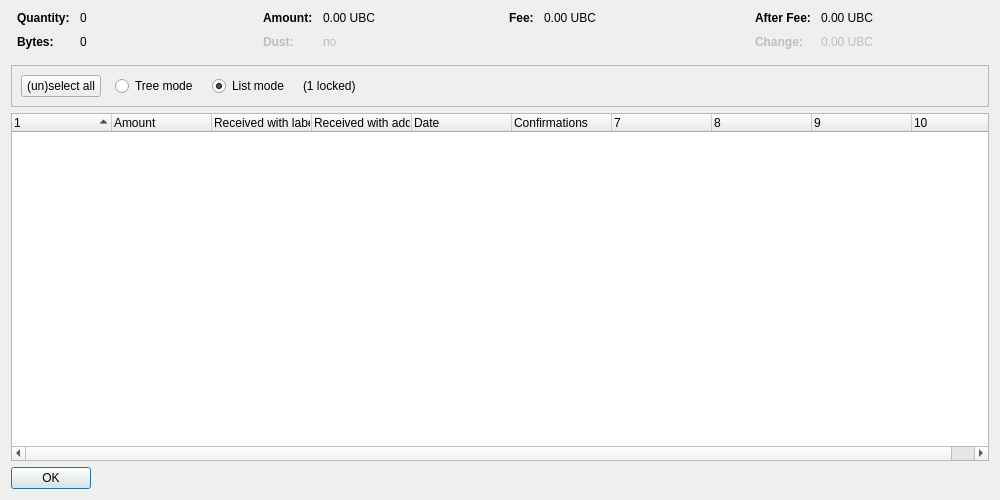
<?xml version="1.0" encoding="UTF-8"?>
<ui version="4.0">
 <class>CoinControlDialog</class>
 <widget class="QDialog" name="CoinControlDialog">
  <property name="geometry">
   <rect>
    <x>0</x>
    <y>0</y>
    <width>1000</width>
    <height>500</height>
   </rect>
  </property>
  <property name="windowTitle">
   <string>Coin Selection</string>
  </property>
  <layout class="QVBoxLayout" name="verticalLayout">
   <item>
    <layout class="QHBoxLayout" name="horizontalLayoutTop" stretch="0,0,0,0">
     <property name="topMargin">
      <number>0</number>
     </property>
     <property name="bottomMargin">
      <number>10</number>
     </property>
     <item>
      <layout class="QFormLayout" name="formLayoutCoinControl1">
       <property name="horizontalSpacing">
        <number>10</number>
       </property>
       <property name="verticalSpacing">
        <number>10</number>
       </property>
       <property name="leftMargin">
        <number>6</number>
       </property>
       <property name="rightMargin">
        <number>6</number>
       </property>
       <item row="0" column="0">
        <widget class="QLabel" name="labelCoinControlQuantityText">
         <property name="font">
          <font>
           <weight>75</weight>
           <bold>true</bold>
          </font>
         </property>
         <property name="text">
          <string>Quantity:</string>
         </property>
        </widget>
       </item>
       <item row="0" column="1">
        <widget class="QLabel" name="labelCoinControlQuantity">
         <property name="cursor">
          <cursorShape>IBeamCursor</cursorShape>
         </property>
         <property name="contextMenuPolicy">
          <enum>Qt::ActionsContextMenu</enum>
         </property>
         <property name="text">
          <string notr="true">0</string>
         </property>
         <property name="textInteractionFlags">
          <set>Qt::LinksAccessibleByMouse|Qt::TextSelectableByKeyboard|Qt::TextSelectableByMouse</set>
         </property>
        </widget>
       </item>
       <item row="1" column="0">
        <widget class="QLabel" name="labelCoinControlBytesText">
         <property name="font">
          <font>
           <weight>75</weight>
           <bold>true</bold>
          </font>
         </property>
         <property name="text">
          <string>Bytes:</string>
         </property>
        </widget>
       </item>
       <item row="1" column="1">
        <widget class="QLabel" name="labelCoinControlBytes">
         <property name="cursor">
          <cursorShape>IBeamCursor</cursorShape>
         </property>
         <property name="contextMenuPolicy">
          <enum>Qt::ActionsContextMenu</enum>
         </property>
         <property name="text">
          <string notr="true">0</string>
         </property>
         <property name="textInteractionFlags">
          <set>Qt::LinksAccessibleByMouse|Qt::TextSelectableByKeyboard|Qt::TextSelectableByMouse</set>
         </property>
        </widget>
       </item>
      </layout>
     </item>
     <item>
      <layout class="QFormLayout" name="formLayoutCoinControl2">
       <property name="horizontalSpacing">
        <number>10</number>
       </property>
       <property name="verticalSpacing">
        <number>10</number>
       </property>
       <property name="leftMargin">
        <number>6</number>
       </property>
       <property name="rightMargin">
        <number>6</number>
       </property>
       <item row="0" column="0">
        <widget class="QLabel" name="labelCoinControlAmountText">
         <property name="font">
          <font>
           <weight>75</weight>
           <bold>true</bold>
          </font>
         </property>
         <property name="text">
          <string>Amount:</string>
         </property>
        </widget>
       </item>
       <item row="0" column="1">
        <widget class="QLabel" name="labelCoinControlAmount">
         <property name="cursor">
          <cursorShape>IBeamCursor</cursorShape>
         </property>
         <property name="contextMenuPolicy">
          <enum>Qt::ActionsContextMenu</enum>
         </property>
         <property name="text">
          <string notr="true">0.00 UBC</string>
         </property>
         <property name="textInteractionFlags">
          <set>Qt::LinksAccessibleByMouse|Qt::TextSelectableByKeyboard|Qt::TextSelectableByMouse</set>
         </property>
        </widget>
       </item>
       <item row="1" column="0">
        <widget class="QLabel" name="labelCoinControlLowOutputText">
         <property name="enabled">
          <bool>false</bool>
         </property>
         <property name="font">
          <font>
           <weight>75</weight>
           <bold>true</bold>
          </font>
         </property>
         <property name="text">
          <string>Dust:</string>
         </property>
        </widget>
       </item>
       <item row="1" column="1">
        <widget class="QLabel" name="labelCoinControlLowOutput">
         <property name="enabled">
          <bool>false</bool>
         </property>
         <property name="cursor">
          <cursorShape>IBeamCursor</cursorShape>
         </property>
         <property name="contextMenuPolicy">
          <enum>Qt::ActionsContextMenu</enum>
         </property>
         <property name="text">
          <string notr="true">no</string>
         </property>
         <property name="textInteractionFlags">
          <set>Qt::LinksAccessibleByMouse|Qt::TextSelectableByKeyboard|Qt::TextSelectableByMouse</set>
         </property>
        </widget>
       </item>
      </layout>
     </item>
     <item>
      <layout class="QFormLayout" name="formLayoutCoinControl3">
       <property name="horizontalSpacing">
        <number>10</number>
       </property>
       <property name="verticalSpacing">
        <number>10</number>
       </property>
       <property name="leftMargin">
        <number>6</number>
       </property>
       <property name="rightMargin">
        <number>6</number>
       </property>
       <item row="0" column="0">
        <widget class="QLabel" name="labelCoinControlFeeText">
         <property name="font">
          <font>
           <weight>75</weight>
           <bold>true</bold>
          </font>
         </property>
         <property name="text">
          <string>Fee:</string>
         </property>
        </widget>
       </item>
       <item row="0" column="1">
        <widget class="QLabel" name="labelCoinControlFee">
         <property name="cursor">
          <cursorShape>IBeamCursor</cursorShape>
         </property>
         <property name="contextMenuPolicy">
          <enum>Qt::ActionsContextMenu</enum>
         </property>
         <property name="text">
          <string notr="true">0.00 UBC</string>
         </property>
         <property name="textInteractionFlags">
          <set>Qt::LinksAccessibleByMouse|Qt::TextSelectableByKeyboard|Qt::TextSelectableByMouse</set>
         </property>
        </widget>
       </item>
      </layout>
     </item>
     <item>
      <layout class="QFormLayout" name="formLayoutCoinControl4">
       <property name="horizontalSpacing">
        <number>10</number>
       </property>
       <property name="verticalSpacing">
        <number>10</number>
       </property>
       <property name="leftMargin">
        <number>6</number>
       </property>
       <property name="rightMargin">
        <number>6</number>
       </property>
       <item row="0" column="0">
        <widget class="QLabel" name="labelCoinControlAfterFeeText">
         <property name="font">
          <font>
           <weight>75</weight>
           <bold>true</bold>
          </font>
         </property>
         <property name="text">
          <string>After Fee:</string>
         </property>
        </widget>
       </item>
       <item row="0" column="1">
        <widget class="QLabel" name="labelCoinControlAfterFee">
         <property name="cursor">
          <cursorShape>IBeamCursor</cursorShape>
         </property>
         <property name="contextMenuPolicy">
          <enum>Qt::ActionsContextMenu</enum>
         </property>
         <property name="text">
          <string notr="true">0.00 UBC</string>
         </property>
         <property name="textInteractionFlags">
          <set>Qt::LinksAccessibleByMouse|Qt::TextSelectableByKeyboard|Qt::TextSelectableByMouse</set>
         </property>
        </widget>
       </item>
       <item row="1" column="0">
        <widget class="QLabel" name="labelCoinControlChangeText">
         <property name="enabled">
          <bool>false</bool>
         </property>
         <property name="font">
          <font>
           <weight>75</weight>
           <bold>true</bold>
          </font>
         </property>
         <property name="text">
          <string>Change:</string>
         </property>
        </widget>
       </item>
       <item row="1" column="1">
        <widget class="QLabel" name="labelCoinControlChange">
         <property name="enabled">
          <bool>false</bool>
         </property>
         <property name="cursor">
          <cursorShape>IBeamCursor</cursorShape>
         </property>
         <property name="contextMenuPolicy">
          <enum>Qt::ActionsContextMenu</enum>
         </property>
         <property name="text">
          <string notr="true">0.00 UBC</string>
         </property>
         <property name="textInteractionFlags">
          <set>Qt::LinksAccessibleByMouse|Qt::TextSelectableByKeyboard|Qt::TextSelectableByMouse</set>
         </property>
        </widget>
       </item>
      </layout>
     </item>
    </layout>
   </item>
   <item>
    <widget class="QFrame" name="frame">
     <property name="minimumSize">
      <size>
       <width>0</width>
       <height>40</height>
      </size>
     </property>
     <property name="frameShape">
      <enum>QFrame::StyledPanel</enum>
     </property>
     <property name="frameShadow">
      <enum>QFrame::Sunken</enum>
     </property>
     <layout class="QHBoxLayout" name="horizontalLayout">
      <item>
       <layout class="QHBoxLayout" name="horizontalLayoutPanel" stretch="0,0,0,0,0">
        <property name="spacing">
         <number>14</number>
        </property>
        <item>
         <widget class="QPushButton" name="pushButtonSelectAll">
          <property name="sizePolicy">
           <sizepolicy hsizetype="Maximum" vsizetype="Fixed">
            <horstretch>0</horstretch>
            <verstretch>0</verstretch>
           </sizepolicy>
          </property>
          <property name="text">
           <string>(un)select all</string>
          </property>
          <property name="autoDefault">
           <bool>false</bool>
          </property>
         </widget>
        </item>
        <item>
         <widget class="QRadioButton" name="radioTreeMode">
          <property name="sizePolicy">
           <sizepolicy hsizetype="Maximum" vsizetype="Fixed">
            <horstretch>0</horstretch>
            <verstretch>0</verstretch>
           </sizepolicy>
          </property>
          <property name="text">
           <string>Tree mode</string>
          </property>
         </widget>
        </item>
        <item>
         <widget class="QRadioButton" name="radioListMode">
          <property name="sizePolicy">
           <sizepolicy hsizetype="Maximum" vsizetype="Fixed">
            <horstretch>0</horstretch>
            <verstretch>0</verstretch>
           </sizepolicy>
          </property>
          <property name="text">
           <string>List mode</string>
          </property>
          <property name="checked">
           <bool>true</bool>
          </property>
         </widget>
        </item>
        <item>
         <widget class="QLabel" name="labelLocked">
          <property name="text">
           <string notr="true">(1 locked)</string>
          </property>
         </widget>
        </item>
        <item>
         <spacer name="horizontalSpacer">
          <property name="orientation">
           <enum>Qt::Horizontal</enum>
          </property>
          <property name="sizeHint" stdset="0">
           <size>
            <width>40</width>
            <height>20</height>
           </size>
          </property>
         </spacer>
        </item>
       </layout>
      </item>
     </layout>
    </widget>
   </item>
   <item>
    <widget class="CoinControlTreeWidget" name="treeWidget">
     <property name="contextMenuPolicy">
      <enum>Qt::CustomContextMenu</enum>
     </property>
     <property name="sortingEnabled">
      <bool>false</bool>
     </property>
     <property name="columnCount">
      <number>10</number>
     </property>
     <attribute name="headerShowSortIndicator" stdset="0">
      <bool>true</bool>
     </attribute>
     <attribute name="headerStretchLastSection">
      <bool>false</bool>
     </attribute>
     <column>
      <property name="text">
       <string/>
      </property>
     </column>
     <column>
      <property name="text">
       <string>Amount</string>
      </property>
     </column>
     <column>
      <property name="text">
       <string>Received with label</string>
      </property>
     </column>
     <column>
      <property name="text">
       <string>Received with address</string>
      </property>
     </column>
     <column>
      <property name="text">
       <string>Date</string>
      </property>
     </column>
     <column>
      <property name="text">
       <string>Confirmations</string>
      </property>
      <property name="toolTip">
       <string>Confirmed</string>
      </property>
     </column>
     <column>
      <property name="text">
       <string/>
      </property>
     </column>
     <column>
      <property name="text">
       <string/>
      </property>
     </column>
     <column>
      <property name="text">
       <string/>
      </property>
     </column>
     <column>
      <property name="text">
       <string/>
      </property>
     </column>
    </widget>
   </item>
   <item>
    <widget class="QDialogButtonBox" name="buttonBox">
     <property name="sizePolicy">
      <sizepolicy hsizetype="Maximum" vsizetype="Fixed">
       <horstretch>0</horstretch>
       <verstretch>0</verstretch>
      </sizepolicy>
     </property>
     <property name="orientation">
      <enum>Qt::Horizontal</enum>
     </property>
     <property name="standardButtons">
      <set>QDialogButtonBox::Ok</set>
     </property>
    </widget>
   </item>
  </layout>
 </widget>
 <customwidgets>
  <customwidget>
   <class>CoinControlTreeWidget</class>
   <extends>QTreeWidget</extends>
   <header>qt/coincontroltreewidget.h</header>
  </customwidget>
 </customwidgets>
 <resources/>
 <connections/>
</ui>
